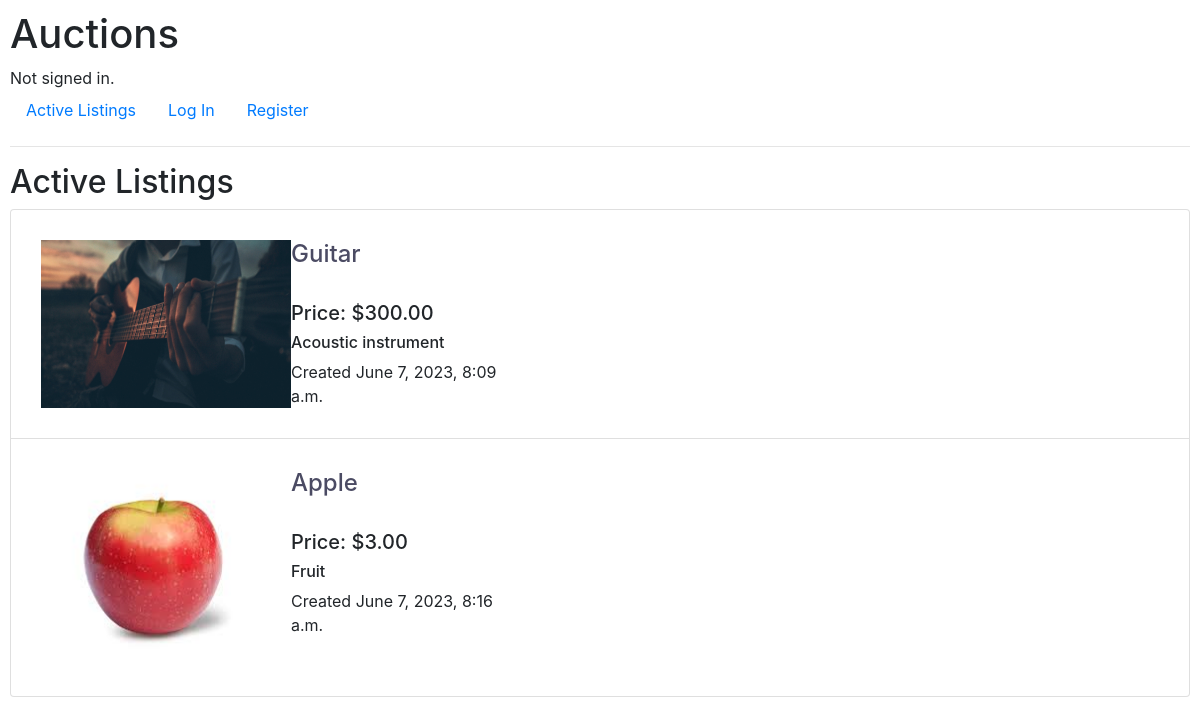
The page / on the database its author committed.
### auctions/models.py (models this page shows, shortened)
class Listing(models.Model):
    default_auto_field = 'django.db.models.BigAutoField'
    creator = models.ForeignKey(User, on_delete=models.CASCADE, related_name="listings")
    title = models.CharField(max_length=100)
    description = models.CharField(max_length=200)
    starting_bid = models.DecimalField(max_digits=10, decimal_places=2)
    active = models.BooleanField(default=True)
    picture = models.ImageField(null=True, blank=True, upload_to='images/')
    category = models.ForeignKey(Category, on_delete=models.CASCADE, related_name="listings")
    condition = models.CharField(max_length=100)
    time = models.DateTimeField(auto_now_add=True)

### auctions/views.py (the view)
# urls.py: path("", views.index, name="index"),
def index(request):
    listings = Listing.objects.all()
    return render(request, "auctions/index.html", {
        'listings': listings
    })

### auctions/templates/auctions/index.html
{% extends "auctions/layout.html" %}
{% block body %}
    <h2>Active Listings</h2>
    <ul class="list-group">
        {% for listing in listings %}
            <li class="listing list-group-item">
                {% if listing.picture %}
                <img src="{{ listing.picture.url }}" alt="" width="250">
                {% endif %}
                <div class="wrapper">
                    <h4>{{listing.title}}</h4>
                    <br>
                    <h5>Price: ${{listing.starting_bid}}</h5>
                    <h6>{{listing.description}}</h6>
                    Created {{listing.time}}
                </div>
            </li>
        {%endfor%}
    </ul>
{% endblock %}

### auctions/static/auctions/styles.css (style rules this page uses)
body { padding: 10px; }
li.listing h4 { color:rgb(75, 75, 99) }
li.listing { display:flex; justify-content: space-between; padding: 30px }
.wrapper { margin-right: 650px; }

### rows shown on the page
Listing: picture (picture), title "Guitar", starting_bid "300.00", description "Acoustic instrument", time "June 7, 2023, 8:09 a.m."
Listing: picture (picture), title "Apple", starting_bid "3.00", description "Fruit", time "June 7, 2023, 8:16 a.m."
